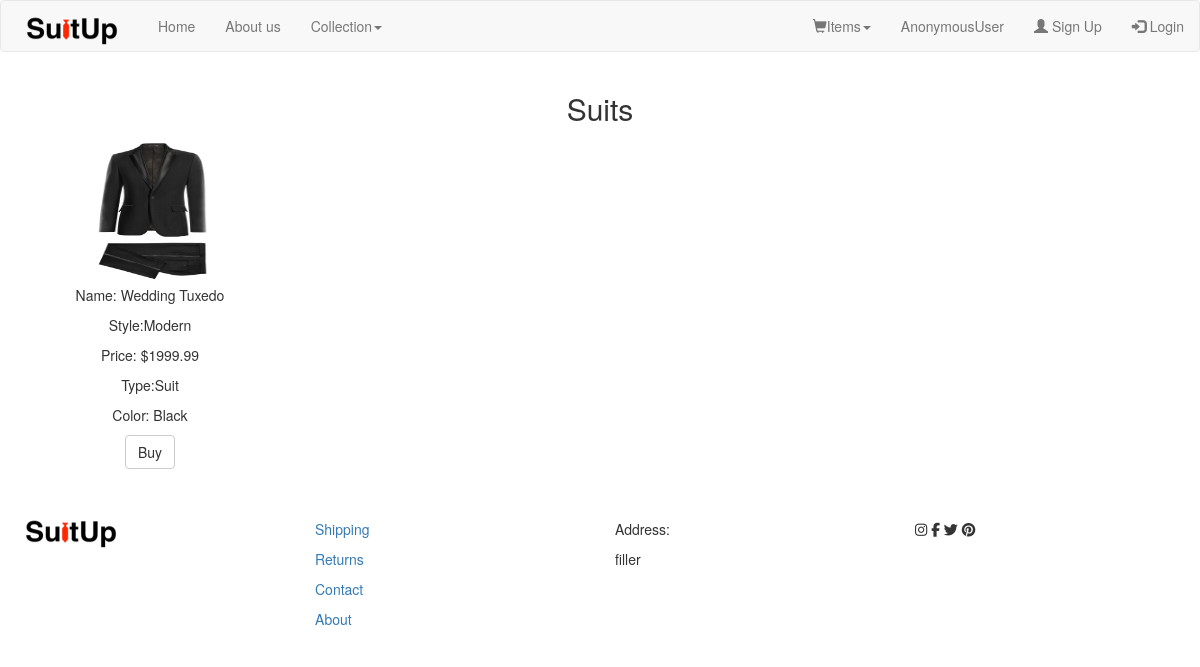
The app's page /suit/, older data.
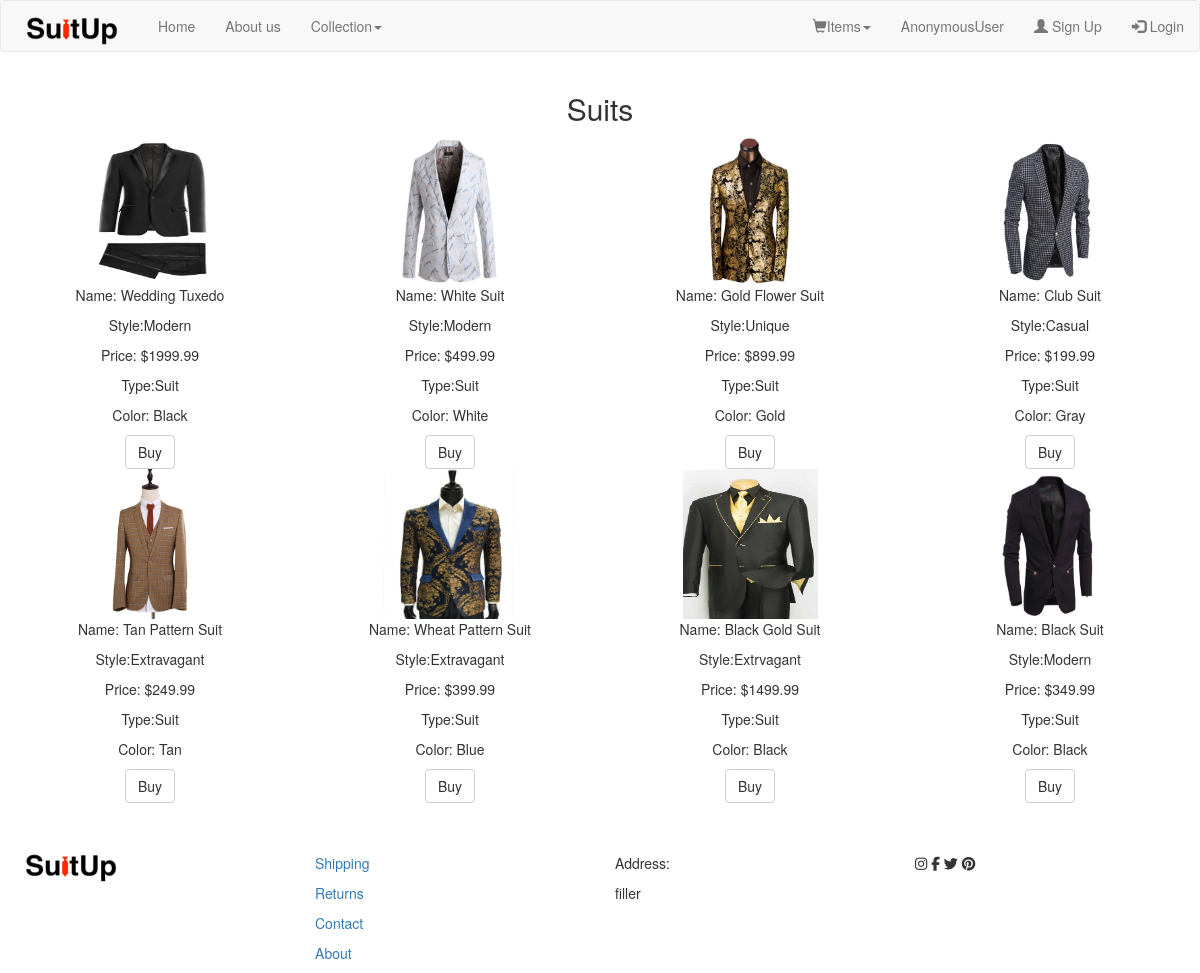
The same page, newer data.
### store_products/models.py (models this page shows, shortened)
class Product(models.Model):
    product_name = models.CharField(max_length=70)
    style = models.CharField(max_length=70)
    price = models.FloatField()
    type = models.CharField(max_length=15)
    color = models.CharField(max_length=15)
    favorite = models.BooleanField()
    display_rank = models.IntegerField()
    image_url = models.CharField(default='images/image', max_length=70)

### store_products/views.py (the view)
# urls.py: url(r'^suit/$', views.suits_view, name='suits'),
def suits_view(request):
    return products_serializer(request, 'Suit')

### store_products/views.py (called while the page is built)
def products_serializer(request, type):
    viewed_products = []
    product = type
    product = product.lower()
    for r in Product.objects.values_list('display_rank', flat=True).distinct():
        x = Product.objects.filter(type=type, display_rank=r)
        viewed_products.append(x)
    return render(request, ('store_products/{0}.html'.format(product)), {'products': viewed_products})

### store_products/templates/store_products/suit.html
{% extends "store_products/index.html" %}
{% load staticfiles %}
{% block content %}
<div class="container-fluid text-center">
	<div class="row">
	<h2>Suits</h2>
	</div>
	{% for product in products %}
	<div class="row">
		{% for details in product %}
		<div class="col-xs-3 text-center catalog">
			<img id="img{{details.id}}" class='stock' src="{% static details.image_url %}" />
			<p>Name: <span id="name{{details.id}}">{{details.product_name}}</span></p>
			<p>Style:<span>{{details.style}}</span></p>
			<p>Price: <span id="price{{details.id}}">${{details.price}}</span></p>
			<p>Type:<span>{{details.type}}</span></p>
			<p>Color: <span>{{details.color}}</span></p>
			<button class="btn btn-default buy" id="{{details.id}}">Buy</button>
		</div>
		{% endfor %}
	</div>
	{% endfor %}
</div>
{% endblock %}

### store_products/templates/store_products/index.html (shortened to what this page needs)
<!doctype html>
<html>
	<head>
		{% load staticfiles %}
		<link href="{% static 'css/products.css' %}" type="text/css" rel="stylesheet">
		<link rel="stylesheet" href="https://maxcdn.bootstrapcdn.com/bootstrap/3.3.7/css/bootstrap.min.css">
	</head>
	<body>
	<nav class="navbar navbar-default">
  <div class="container-fluid">
    <div class="navbar-header">
      <a class="navbar-brand" href="#">
        <img src="{% static 'images/suitup.png' %}" alt="Suit Up"/>
      </a>
    </div>
    <ul class="nav navbar-nav">
    	<li><a href="{% url 'home' %}">Home</a></li>
    	<li><a href="{% url 'about' %}">About us</a></li>
    	<li class="dropdown"><a class="dropdown-toggle" data-toggle="dropdown" href="#">Collection<span class='caret'></span></a>
    	</li>
    </ul>
   	<ul class = "nav navbar-nav navbar-right relative">
   	      	<li class="dropdown">
          	<a href="#" class="dropdown-toggle" data-toggle="dropdown" role="button" aria-expanded="false"><span class="glyphicon glyphicon-shopping-cart"></span>Items<span class="caret"></span></a>
          	<ul class="dropdown-menu dropdown-cart" role="menu" id="cart"></ul></li>
   		<li class="user"><a href='#'>{{user}}</a></li>
   	   	{% if user.is_anonymous %}
   		<li><a href="{% url 'register' %}"><span class="glyphicon glyphicon-user"></span> Sign Up</a></li>
      	<li><a href="{% url 'login' %}"><span class="glyphicon glyphicon-log-in"></span> Login</a></li>
          	      	{% else %}
        		<li><a href="{% url 'userlogout' %}">Logout</a></li>
        		{% if request.user.is_superuser %}
        		<li><a href="{% url 'admin:index' %}">Admin</a></li>
        		{% endif %}
     </ul>
          {% endif %}
  </div>
</nav>
	{% block content %}
	{% endblock %}
<div class="container-fluid">
	<div class="row">
		<div class="col-xs-3 foot">
			<img src="{% static 'images/suitup.png' %}" alt="Suit Up" class="logo footitem"/>
		</div>
		<div class="col-xs-3 foot">
			<a href='#'><p>Shipping</p></a>
			<a href='#'><p>Returns</p></a>
			<a href="{% url 'contact' %}"><p>Contact</p></a>
			<a href="{% url 'about' %}"><p>About</p></a>
		</div>
		<div class ="col-xs-3 foot">
			<p>Address:</p>
			<p>filler</p>
		</div>
		<div class="col-xs-3 foot">
			<span><i class="fa fa-instagram"></i></span>
			<span><i class="fa fa-facebook"></i></span>
			<span><i class="fa fa-twitter"></i></span>
			<span><i class="fa fa-pinterest"></i></span>
		</div>
	</div>
</div>
</body>
</html>

### store_products/static/css/products.css (style rules this page uses)
.container-fluid .row .foot { position:relative; padding-top:50px; }
.foot .footitem { position:absolute; }
.catalog { position:relative; }
.catalog .stock { height:150px; width:50%; }

Row changes from the older to the newer data that the page shows:
added Product: image_url (picture), product_name "White Suit", style "Modern", price "499.99", type "Suit", color "White"
added Product: image_url (picture), product_name "Gold Flower Suit", style "Unique", price "899.99", type "Suit", color "Gold"
added Product: image_url (picture), product_name "Club Suit", style "Casual", price "199.99", type "Suit", color "Gray"
added Product: image_url (picture), product_name "Tan Pattern Suit", style "Extravagant", price "249.99", type "Suit", color "Tan"
added Product: image_url (picture), product_name "Wheat Pattern Suit", style "Extravagant", price "399.99", type "Suit", color "Blue"
added Product: image_url (picture), product_name "Black Gold Suit", style "Extrvagant", price "1499.99", type "Suit", color "Black"
added Product: image_url (picture), product_name "Black Suit", style "Modern", price "349.99", type "Suit", color "Black"
